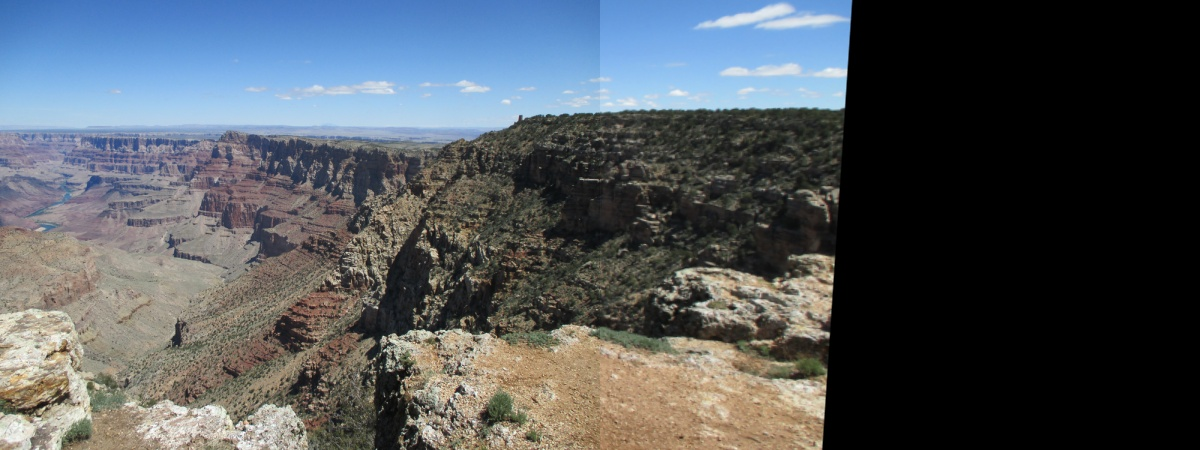
#> input picture images/image00.jpg, 1200 x 450 px
$ python stitch.py --first images/image00.jpg --second images/image00.jpg   (older library calls are emulated)
#> lines starting #> are read from the running program, lines starting #| are printed output that depends on the picture
### stitcher.py
#!/usr/bin/env python2

import numpy as np
import imutils
import cv2


class Stitcher:

	def __init__(self):
		# determine if we are using OpenCV v3.X
		self.isv3 = imutils.is_cv3()

	def stitch(self, images, ratio=0.8, reprojThresh=4.0, showMatches=False):
		# Detect keypoints & extract local invariant descriptors
		(imageB, imageA) = images
		(kpsA, featuresA) = self.detectAndDescribe(imageA)
		(kpsB, featuresB) = self.detectAndDescribe(imageB)
		# match features between the two images
		M = self.matchKeypoints(kpsA, kpsB,
			featuresA, featuresB, ratio, reprojThresh)
		# if the match is None, we can't create a panorama
		if M is None: return None
		# apply a perspective warp to stitch the images together
		(matches, H, status) = M
		result = cv2.warpPerspective(
			imageA, H, (imageA.shape[1] + imageB.shape[1], imageA.shape[0]))
		result[0:imageB.shape[0], 0:imageB.shape[1]] = imageB
		# check to see if the keypoint matches should be visualized
		if showMatches:
			vis = self.drawMatches(imageA, imageB, kpsA, kpsB, matches, status)
			# return a tuple of the stitched image and the visualization
			return (result, vis)
		# return the stitched image
		return result

	def detectAndDescribe(self, image):
		gray = cv2.cvtColor(image, cv2.COLOR_BGR2GRAY)
		# detect keypoints & extract features in the image
		if self.isv3:
			descriptor = cv2.xfeatures2d.SIFT_create()
			(kps, features) = descriptor.detectAndCompute(image, None)
		else:
			detector = cv2.ORB()
			kps, features = detector.detectAndCompute(gray, None)
		# convert the keypoints from KeyPoint objects to NumPy arrays
		kps = np.float32([kp.pt for kp in kps])
		return (kps, features)

	def matchKeypoints(self, kpsA, kpsB, featuresA, featuresB, ratio, reprojThresh):
		# compute the raw matches and initialize the list of actual matches
		matches = []
		matcher = cv2.BFMatcher(cv2.NORM_HAMMING2)
		rawMatches = matcher.knnMatch(featuresA, featuresB, 2)
		# loop over the raw matches
		for m in rawMatches:
			# ensure the distance is within a certain ratio of each other
			if len(m) == 2 and m[0].distance < m[1].distance * ratio:
				matches.append((m[0].trainIdx, m[0].queryIdx))
		# computing a homography requires at least 4 matches
		if len(matches) > 4:
			# construct the two sets of points
			ptsA = np.float32([kpsA[i] for (_, i) in matches])
			ptsB = np.float32([kpsB[i] for (i, _) in matches])
			# compute the homography between the two sets of points
			(H, status) = cv2.findHomography(ptsA, ptsB, cv2.RANSAC, reprojThresh)
			# return the matches along with the homograpy matrix and status of each matched point
			return (matches, H, status)
		# otherwise, no homograpy could be computed
		return None

	def drawMatches(self, imageA, imageB, kpsA, kpsB, matches, status):
		# initialize the output visualization image
		(hA, wA) = imageA.shape[:2]
		(hB, wB) = imageB.shape[:2]
		vis = np.zeros((max(hA, hB), wA + wB, 3), dtype='uint8')
		vis[0:hA, 0:wA] = imageA
		vis[0:hB, wA:] = imageB
		# loop over the matches
		for ((trainIdx, queryIdx), s) in zip(matches, status):
			# only process the match if the keypoint was successfully matched
			if s == 1:
				# draw the match
				ptA = (int(kpsA[queryIdx][0]), int(kpsA[queryIdx][1]))
				ptB = (int(kpsB[trainIdx][0]) + wA, int(kpsB[trainIdx][1]))
				cv2.line(vis, ptA, ptB, (0, 255, 0), 1)
		# return the visualization
		return vis

### stitch.py
#!/usr/bin/env python2

import argparse
import imutils
import cv2

import stitcher as st

# construct the argument parse and parse the arguments
ap = argparse.ArgumentParser()
ap.add_argument("-f", "--first", required=True, help="The first image")
ap.add_argument("-s", "--second", required=True, help="The second image")
args = vars(ap.parse_args())

# load the two images and resize them to have a width of 400 pixels
imageA = cv2.imread(args["first"])
#> imageA is the input picture: shape (450, 1200, 3); mean B, G, R 91.3, 86.5, 81
imageB = cv2.imread(args["second"])
imageA = imutils.resize(imageA, width=600)
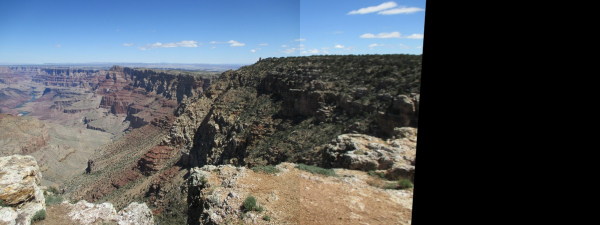
#> imageA: shape (225, 600, 3); mean B, G, R 91.4, 86.6, 81.1
imageB = imutils.resize(imageB, width=600)

# stitch the images together to create a panorama
stitcher = st.Stitcher()
(result, vis) = stitcher.stitch([imageA, imageB], showMatches=True)
#> in detectAndDescribe, `gray = cv2.cvtColor(image, cv2.COLOR_BGR2GRAY)`:
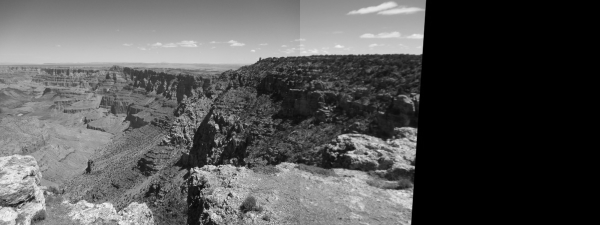
#> gray: shape (225, 600); min 0, max 246, mean 85.5
#> in detectAndDescribe, `kps, features = detector.detectAndCompute(gray, None)`: kps = 473 keypoints; strongest (x, y, size): (420, 53, 37.2), (413, 167, 31), (419, 53, 44.6), (421, 53, 31)
#> in detectAndDescribe, `kps = np.float32([kp.pt for kp in kps])`: kps = 473 pairs, first value 33 to 421, second value 52.8 to 192
#> in stitch, `(kpsA, featuresA) = self.detectAndDescribe(imageA)`: kpsA has the same summary as kps in detectAndDescribe
#> in detectAndDescribe (call 2), `kps, features = detector.detectAndCompute(gray, None)`: kps = 473 keypoints; strongest (x, y, size): (420, 53, 37.2), (413, 167, 31), (419, 53, 44.6), (421, 53, 31)
#> in stitch, `(kpsB, featuresB) = self.detectAndDescribe(imageB)`: kpsB = 473 pairs, first value 33 to 421, second value 52.8 to 192
#> in matchKeypoints, `rawMatches = matcher.knnMatch(featuresA, featuresB, 2)`: rawMatches = 473 matches
#> after the loop in matchKeypoints, `for m in rawMatches:`: matches = 473 pairs, first value 0 to 472, second value 0 to 472
#> in matchKeypoints, `ptsA = np.float32([kpsA[i] for (_, i) in matches])`: ptsA has the same summary as kpsB in stitch
#> in matchKeypoints, `ptsB = np.float32([kpsB[i] for (i, _) in matches])`: ptsB has the same summary as kpsB in stitch
#> in matchKeypoints, `(H, status) = cv2.findHomography(ptsA, ptsB, cv2.RANSAC, reprojThresh)`: H = [[1, 1.37e-15, -2.93e-13], [2.31e-17, 1, -2.41e-13], [1.16e-19, 5.06e-18, 1]]; status = 473 values from 1 to 1
#> in stitch, `result = cv2.warpPerspective( imageA, H, (imageA.shape[1] + imageB.sha..`:
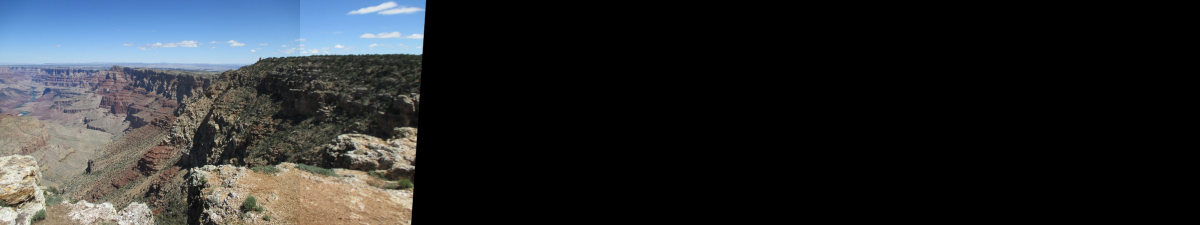
#> result: shape (225, 1200, 3); mean B, G, R 45.7, 43.3, 40.6
#> in drawMatches, `vis[0:hB, wA:] = imageB`:
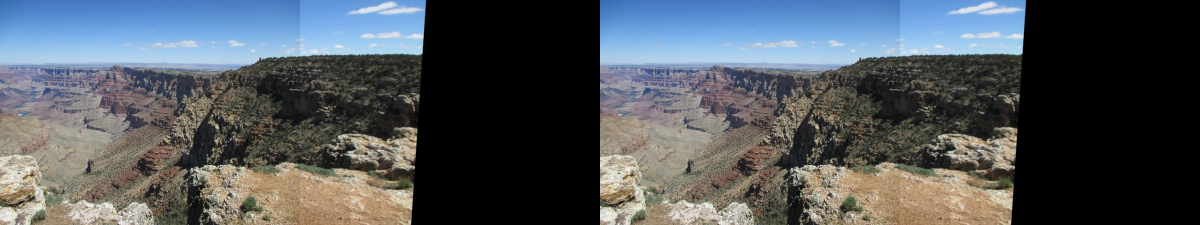
#> vis: shape (225, 1200, 3); mean B, G, R 91.4, 86.6, 81.1
#> the loop in drawMatches, `for ((trainIdx, queryIdx), s) in zip(matches, status):` made 473 passes
#> (ptA, ptB) on passes 1 to 12: ((346, 136), (946, 136)), ((229, 182), (829, 182)), ((346, 154), (946, 154)), ((248, 167), (848, 167)), ((220, 165), (820, 165)), ((416, 130), (1016, 130)), ((404, 136), (1004, 136)), ((326, 108), (926, 108)), ((388, 141), (988, 141)), ((413, 167), (1013, 167)), ((180, 137), (780, 137)), ((235, 174), (835, 174))
#> ptA on pass 100: (177, 134)
#> after the loop in drawMatches, `for ((trainIdx, queryIdx), s) in zip(matches, status):`:
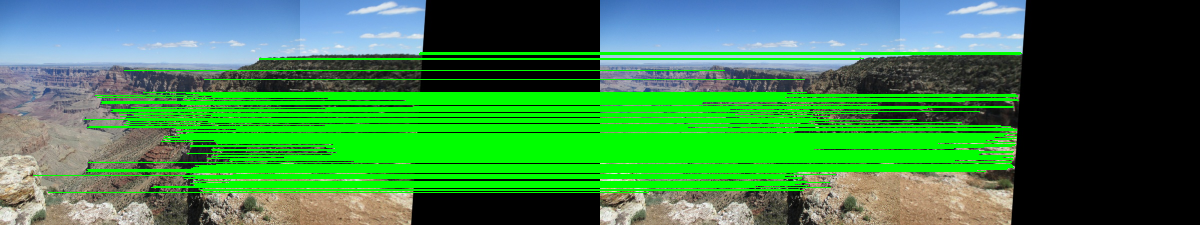
#> vis: shape (225, 1200, 3); mean B, G, R 73.6, 133.1, 60.8

# show the images
#cv2.imshow("Keypoint Matches", vis)
#cv2.imshow("Result", result)
#cv2.waitKey(0)

cv2.imwrite('output.jpg', result)
print('saved to output.jpg')
